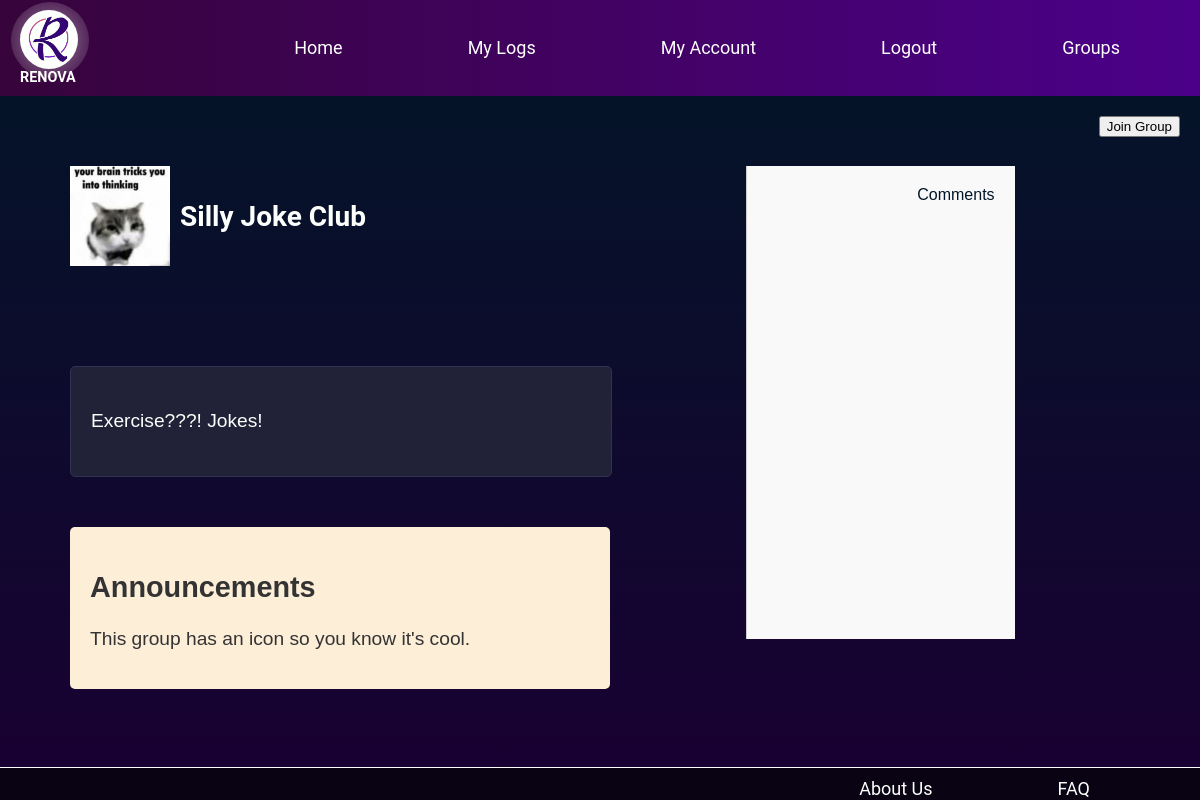
The app's page /renova/groups/silly-joke-club/ (signed in), older data.
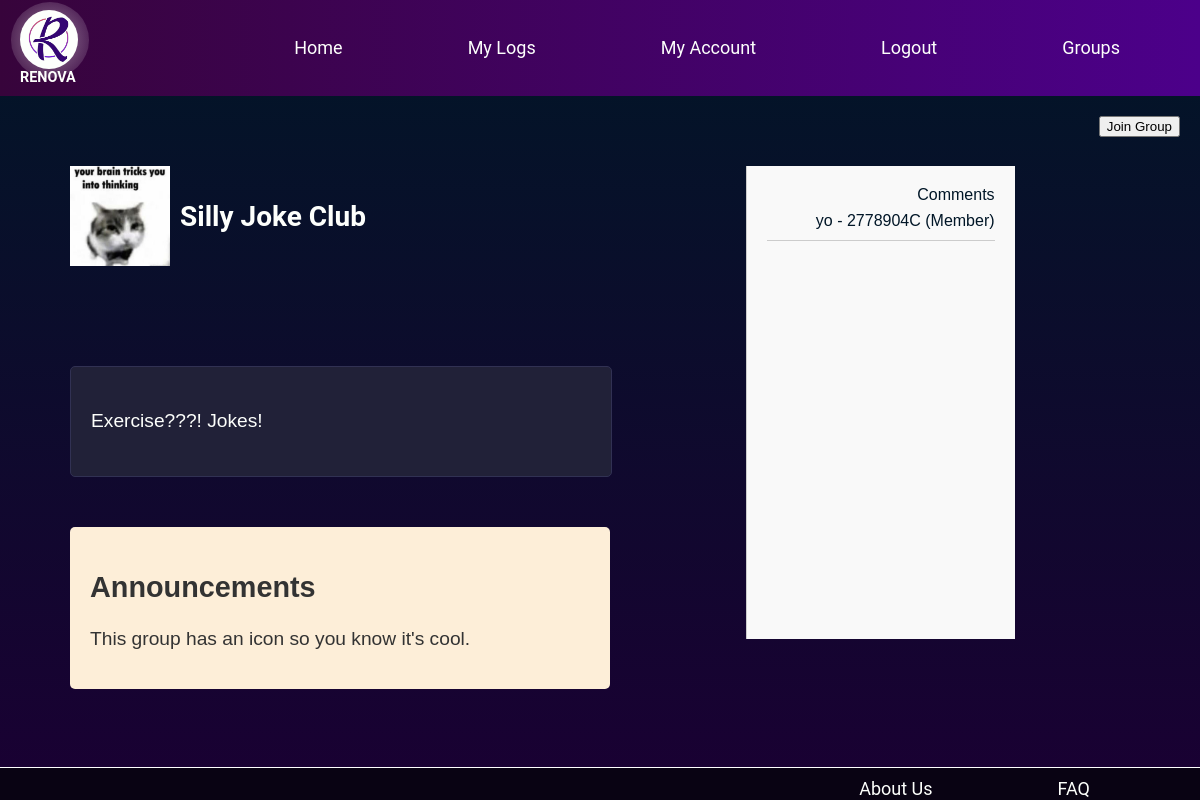
The same page, newer data.
### renova/models.py (models this page shows, shortened)
class Comment(models.Model):
    group = models.ForeignKey(Group, on_delete=models.CASCADE, related_name='comments')
    user = models.ForeignKey(User, on_delete=models.CASCADE)
    text = models.TextField()
    creation_date = models.DateField(default=timezone.now)
    likes = models.PositiveIntegerField(default=0)

### renova/views.py (the view, shortened to what this page needs)
# urls.py: path('groups/<slug:group_name_slug>/', views.group, name='group'),
@login_required
def group(request, group_name_slug=None):
    context_dict = {}
    try:
        group = Group.objects.get(slug=group_name_slug)
        context_dict['group'] = group
        context_dict['form'] = CommentForm()
    except Group.DoesNotExist:
        context_dict['group'] = None
    if group_name_slug:
        return render(request, 'renova/group.html', context_dict)
    else:
        return HttpResponse("Group not found")

### templates/renova/group.html (shortened to what this page needs)
{% extends "base.html" %}
{% load static %}
{% block content %}
    {% if group %}
        <div class="container">
            <div class="columns">
                <div id="group-logo">
                    {% if group.icon %}
                        <img src="{{ group.icon.url }}" alt="{{ group.name }} Icon">
                    {% else %}
                        <img alt="{{ group.name }} Icon">
                    {% endif %}
                    <h1>{{ group.name }}</h1>
                </div>
                <div id="group-description">
                    <p>{{ group.description }}</p>
                </div>
                <div id="group-announcements">
                    <h2>Announcements</h2>
                    <p>{{ group.announcements }}</p>
                </div>
            </div>
            <div class="comment-section rightalign leftline">
                <div class="leftalign">Comments</div>
                {% for comment in group.comments.all %}
                    <p>{{ comment.text }} - {{ comment.user.username }}{% if comment.user == group.admin %} (Admin){% else %} (Member){% endif %}</p>
                {% endfor %}
            </div>
            {% if request.user == group.admin %}
                <p>You are the admin of this group.</p>
            {% elif request.user in group.members.all %}
                <form method="post" action="{% url 'renova:leave_group' group.slug %}">
                    {% csrf_token %}
                    <button type="submit">Leave Group</button>
                </form>
            {% else %}
                <form method="post" action="{% url 'renova:join_group' group.slug %}">
                    <button type="submit">Join Group</button>
                </form>
            {% endif %}
        </div>
    {% else %}
        <p>Group not found.</p>
    {% endif %}
{% endblock %}

Row changes from the older to the newer data that the page shows:
added Comment: text "yo", user.username "2778904C", shows "(Member)"
